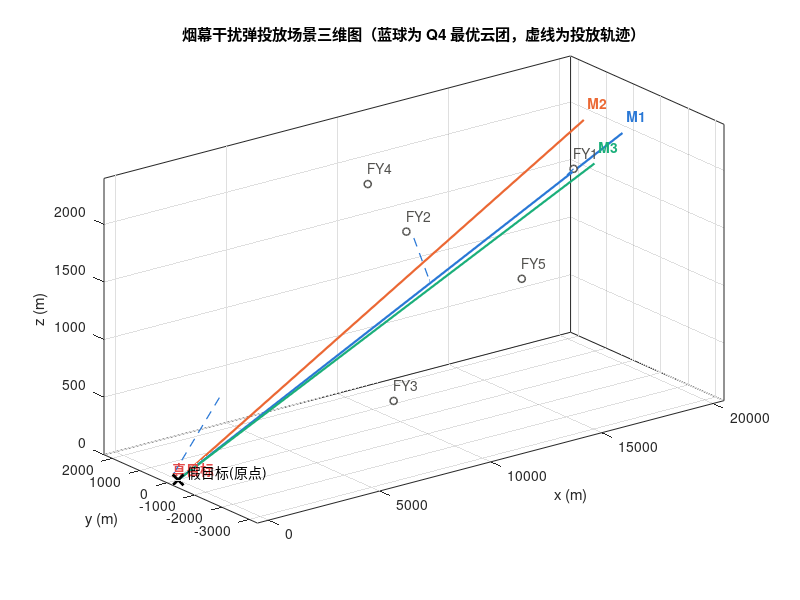

Reproduce this figure in MATLAB.
%% 烟幕干扰弹投放场景 三维图 (等价于 easy-model/code/visualize.py 的 fig1)
%  绘制：3 条导弹轨迹、5 架无人机、真目标(圆柱)、假目标(原点)、
%        Q4 最优云团(球) 及其投放轨迹。
%  Q4 参数来自 easy-model 求解(seed=42)，如需更新可重新求解后替换 Q4 数组。
clear; clc; close all;

%% ---- 常量 ----
g = 9.8;              % 重力加速度 m/s^2

% 颜色（RGB 三元组，与 Python 版一致）
cBlue   = [42 120 214]/255;    % #2a78d6
cOrange = [235 104 52]/255;    % #eb6834
cAqua   = [27 175 122]/255;    % #1baf7a
cRed    = [227 73 72]/255;     % #e34948
cGray   = [82 81 78]/255;      % #52514e

% 导弹初始位置 (x,y,z)，速率 300 m/s，方向指向假目标原点
Missiles.M1 = [20000,    0, 2000];
Missiles.M2 = [19000,  600, 2100];
Missiles.M3 = [18000, -600, 1900];
missileColor = struct('M1', cBlue, 'M2', cOrange, 'M3', cAqua);

% 无人机初始位置 (x,y,z)
UAVs.FY1 = [17800,    0, 1800];
UAVs.FY2 = [12000, 1400, 1400];
UAVs.FY3 = [ 6000,-3000,  700];
UAVs.FY4 = [11000, 2000, 1800];
UAVs.FY5 = [13000,-2000, 1300];

%% ---- 图 ----
figure('Color','w','Position',[80 80 960 760]);
hold on; grid on; box on;

% 导弹轨迹（起点 -> 假目标原点）
mn = fieldnames(Missiles);
for k = 1:numel(mn)
    p0 = Missiles.(mn{k});
    plot3([p0(1) 0], [p0(2) 0], [p0(3) 0], '-', ...
        'Color', missileColor.(mn{k}), 'LineWidth', 1.6);
    text(p0(1), p0(2), p0(3)+150, [' ' mn{k}], ...
        'Color', missileColor.(mn{k}), 'FontWeight','bold');
end

% 无人机初始位置
un = fieldnames(UAVs);
for k = 1:numel(un)
    p = UAVs.(un{k});
    scatter3(p(1), p(2), p(3), 28, 'filled', ...
        'MarkerFaceColor','w', 'MarkerEdgeColor', cGray, 'LineWidth', 1.1);
    text(p(1), p(2), p(3)+140, un{k}, 'Color', cGray);
end

% 真目标：竖直圆柱（半径 7，高 10，底面圆心 (0,200,0)）
[Xc, Yc, Zc] = cylinder(7, 48);
Zc = Zc * 10;                                   % 高度 10
surf(Xc, Yc + 200, Zc, 'FaceColor', cRed, 'FaceAlpha', 0.6, 'EdgeColor','none');
text(0, 200, 70, '真目标', 'Color', cRed, 'FontWeight','bold');

% 假目标：原点
scatter3(0, 0, 0, 60, 'x', 'MarkerEdgeColor','k', 'LineWidth', 2);
text(0, -350, 100, '假目标(原点)', 'Color','k');

%% ---- Q4 最优云团 + 投放轨迹 ----
% 每行: [航向(°), 速度(m/s), 投放时刻(s), 引信延迟(s)]，对应 FY1/FY2/FY3
Q4 = [178.49, 110.98,  0.039,  3.123;    % FY1
      245.41, 139.55,  3.402,  7.172;    % FY2
      151.91, 121.61, 44.088, 11.790];   % FY3
uavOfQ4 = {'FY1','FY2','FY3'};

for k = 1:size(Q4,1)
    theta = Q4(k,1); v = Q4(k,2); td = Q4(k,3); dl = Q4(k,4);
    u0 = UAVs.(uavOfQ4{k});
    th = deg2rad(theta);

    % 投放点、起爆点（炸弹平抛 + 重力下落）
    drop = [u0(1) + v*cos(th)*td,  u0(2) + v*sin(th)*td,  u0(3)];
    det  = [drop(1) + v*cos(th)*dl, drop(2) + v*sin(th)*dl, drop(3) - 0.5*g*dl^2];

    % 投放轨迹（虚线）
    plot3([drop(1) det(1)], [drop(2) det(2)], [drop(3) det(3)], '--', ...
        'Color', cBlue, 'LineWidth', 0.9);

    % 云团球（半径 10）
    [Sx, Sy, Sz] = sphere(24);
    surf(Sx*10 + det(1), Sy*10 + det(2), Sz*10 + det(3), ...
        'FaceColor', cBlue, 'FaceAlpha', 0.28, 'EdgeColor','none');
end

%% ---- 坐标与视角 ----
xlabel('x (m)'); ylabel('y (m)'); zlabel('z (m)');
xlim([-500 20500]); ylim([-3300 2300]); zlim([0 2400]);
title('烟幕干扰弹投放场景三维图（蓝球为 Q4 最优云团，虚线为投放轨迹）');

% 压缩 x 轴使导弹下降轨迹更清晰（等价 Python 版 box_aspect=[1.4 0.6 0.7]）
% 想恢复真实比例可改为 pbaspect auto 或注释掉本行
pbaspect([1.4 0.6 0.7]);
view([-37.5 20]);    % 视角（方位角, 仰角），可自行调整

hold off;
